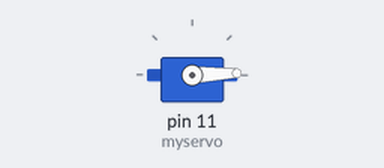
This sketch was run on a simulated Arduino Uno, built with avr-gcc and run on an emulated ATmega328P. Parts: servo.

Above: at 0.05 s.
At 1.15 s:
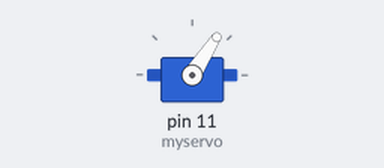
At 2.25 s:
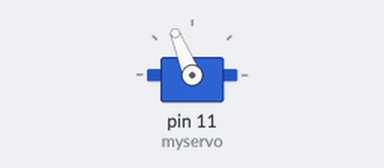
At 4.5 s:
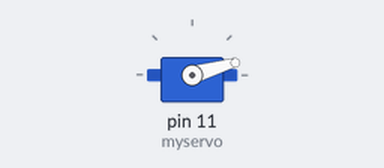
Timing chart, 0 to 6.3 s (numbered marks = the images above):
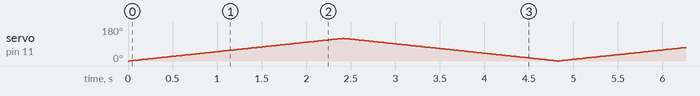

The sketch:

sketch39.ino
```cpp
/* Prof. Michele Maffucci
   18.04.2014

   Utilizzo di un servomotore
   Modello: SM-S2309S da 9.9g
   Angolo di rotazione: +/- 60 gradi
   Momento torcente a 4,8 V: 1.1 kg-cm
   Momento torcente a 6 V: 1.3 kg-cm
*/

#include <Servo.h>

Servo myservo;  // crea un oggetto Servo per controllare un servomotore

int angolo = 0;      // variabile dove conservare la posizione del dervo
int angoloMax = 120; // angolo massimo di rotazione del servo
                     // il servo utilizzato pu ruotare da -60 a +60 gradi
                     // Variare angoloMax secondo il servo posseduto

void setup()
{
  myservo.attach(11);  // collega il servo al pin 11 all'oggetto servo
}


void loop()
{
  for(angolo = 0; angolo < angoloMax; angolo += 1)  // va da 0 a 120 gradi
  {                                                 // in passi di 1 grado
                                                    // viene detto al servo di andare
    myservo.write(angolo);                          // alla posizione indicata da "angolo"
    delay(20);                                      // aspetta 20ms tra i comandi impartiti al servo
  }
  for(angolo = angoloMax; angolo >= 1; angolo -= 1) // va da 120 a 0 gradi
  {
                                                    // viene detto al servo di andare
                                                    // alla posizione indicata da "angolo"
    myservo.write(angolo);
    delay(20);                                      // aspetta 20ms tra i comandi impartiti al servo
  }
}
```
